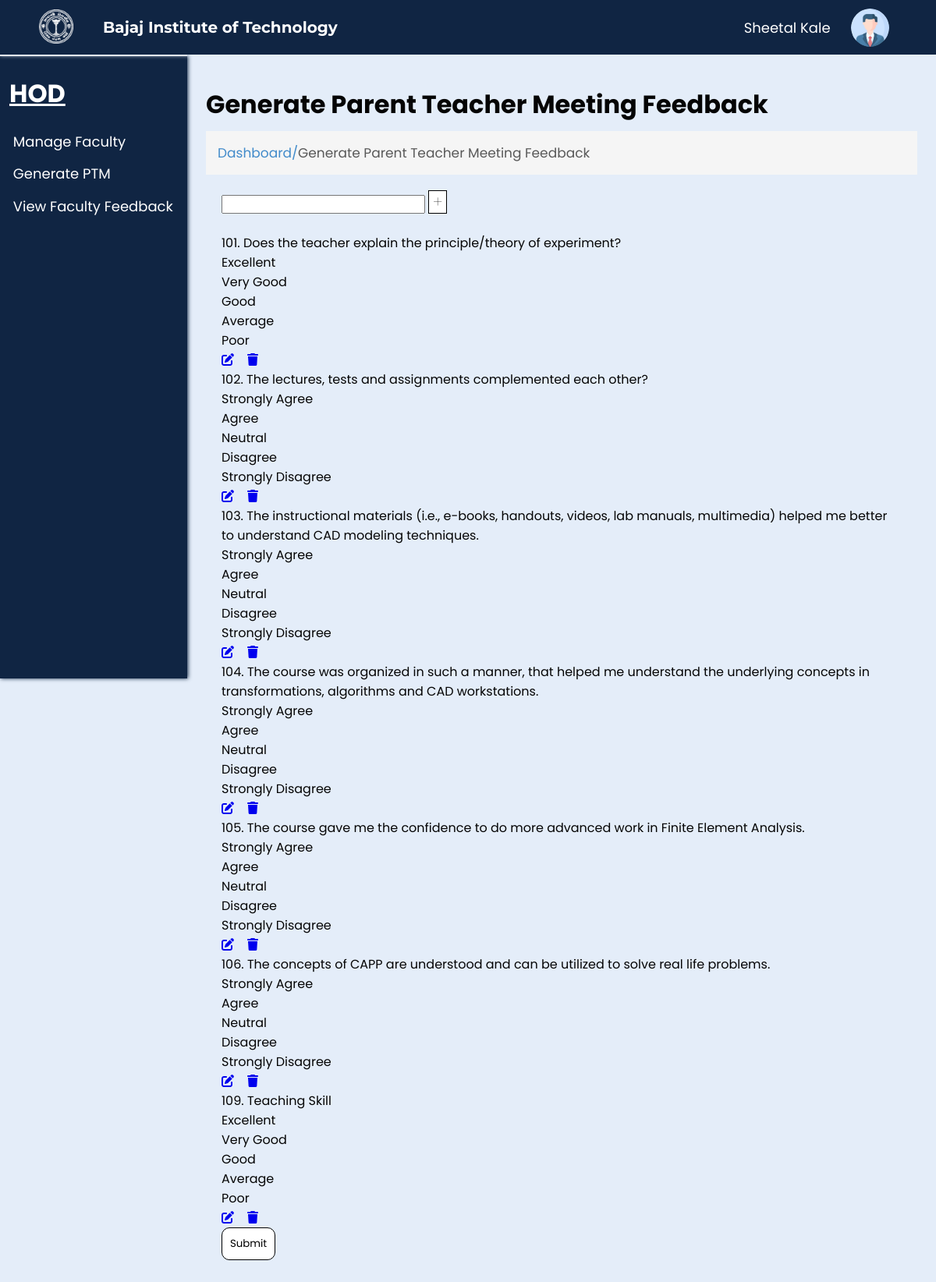
The app's page /hodnext.php (signed in), older data.
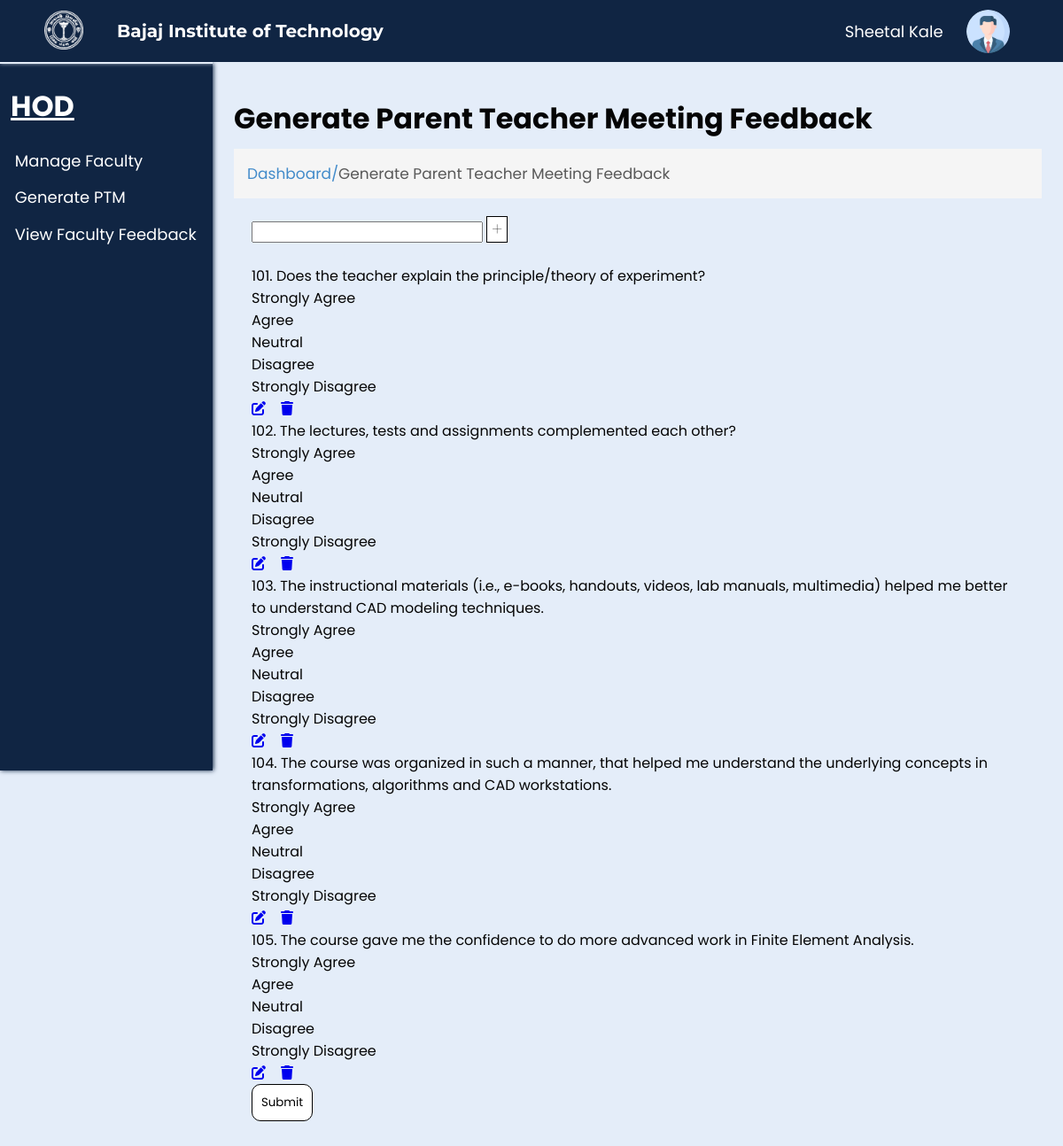
The same page, newer data.
### tables this page shows
CREATE TABLE `questions` (
  `questionid` int(100) NOT NULL,
  `question` text NOT NULL,
  `questiontype` text NOT NULL,
  `feedbacktype` char(25) NOT NULL,
  `option1` text NOT NULL,
  `mark1` int(10) DEFAULT 10,
  `option2` text NOT NULL,
  `mark2` int(10) NOT NULL DEFAULT 8,
  `option3` text NOT NULL,
  `mark3` int(10) NOT NULL DEFAULT 5,
  `option4` text NOT NULL,
  `mark4` int(10) NOT NULL DEFAULT 3,
  `option5` text NOT NULL,
  `mark5` int(10) NOT NULL DEFAULT 1
);

### check.php (called while the page is built, shortened)
<?php
$fname = $_SESSION['fname'];
$lname = $_SESSION['lname'];
?>

### hodnext.php (the view, shortened to what this page needs)
<?php
include('connect.php');
include('check.php');
$query = "select * from questions";
$result = mysqli_query($conn, $query);
?>
<!DOCTYPE html>
<html lang="en">
<head>
    <link rel="stylesheet" href="css/generate.css?v=<?php echo time(); ?>">
    <link rel="stylesheet" href="css/common.css?v=<?php echo time(); ?>">
</head>
<body>
    <div class="nav">
        <div class="img">
            <img id="img" src="images/bitlogo_transparent.png" alt="BIT Logo">
        </div>
        <h2 id="heading">Bajaj Institute of Technology</h2>
        <div class="links" id="links">
        <p class="input"><?php echo $fname, " ", $lname; ?></p>
            <img src="images/user.png" alt="User" width="7%" style="border-radius: 50%;">
        </div>
    </div>
    <div class="spaces"></div>
    <div class="main">
        <div class="left">
            <h1>HOD</h1>
            <ul>
        <li><a href="manageFaculty.php">Manage Faculty</a></li>
        <li><a href="generateptm.php">Generate PTM</a></li>
        <li><a href="hodviewfeedback.php">View Faculty Feedback</a></li>
            </ul>
        </div>
        <div class="right">
            <h1>Generate Parent Teacher Meeting Feedback</h1>
            <p>Dashboard/<span>Generate Parent Teacher Meeting Feedback</span></p>
            <div class="questions" id="questions">
                <form action="create_hodfeedback.php" method="POST">
                    <input type="text" value="<?php echo $_GET['id'];?>" name="feed">
                    <a class="add" onclick="login()">+</a>
                    <br>
                    <br>
                    <?php
                    while ($row = mysqli_fetch_assoc($result)) {
                    ?>
                        <?php echo $row['questionid'], "."; ?> <?php echo $row['question']; ?><br>
                        <?php echo $row['option1']; ?><br>
                        <?php echo $row['option2']; ?><br>
                        <?php echo $row['option3']; ?><br>
                        <?php echo $row['option4']; ?><br>
                        <?php echo $row['option5']; ?> <br>
                        <?php echo "<td><a href='edit.php?questionid=$row[questionid]' name='edit'><i class='fa-solid fa-pen-to-square edit'></i></a></td>";?> &nbsp;&nbsp;
                        <a href='DeleteQue.php?id=$row[questionid]' name='delete'><i class='fa-solid fa-trash delete'></i></a>
                        <br>
                    <?php
                    }
                    ?>
                    <input type="submit" value="Submit" name="submit1" class="submit">
                </form>
            </div>
        </div>
    </div>
</body>
</html>

Row changes from the older to the newer data that the page shows:
removed questions: questionid "106", question "The concepts of CAPP are understood and can be utilized to solve real life problems.", option1 "Strongly Agree", option2 "Agree", option3 "Neutral", option4 "Disagree", option5 "Strongly Disagree"
removed questions: questionid "109", question "Teaching Skill", option1 "Excellent", option2 "Very Good", option3 "Good", option4 "Average", option5 "Poor"
changed questions "Does the teacher explain the principle/theory of experiment?": option1 "Excellent" → "Strongly Agree"; option2 "Very Good" → "Agree"; option3 "Good" → "Neutral"; option4 "Average" → "Disagree"; option5 "Poor" → "Strongly Disagree"
